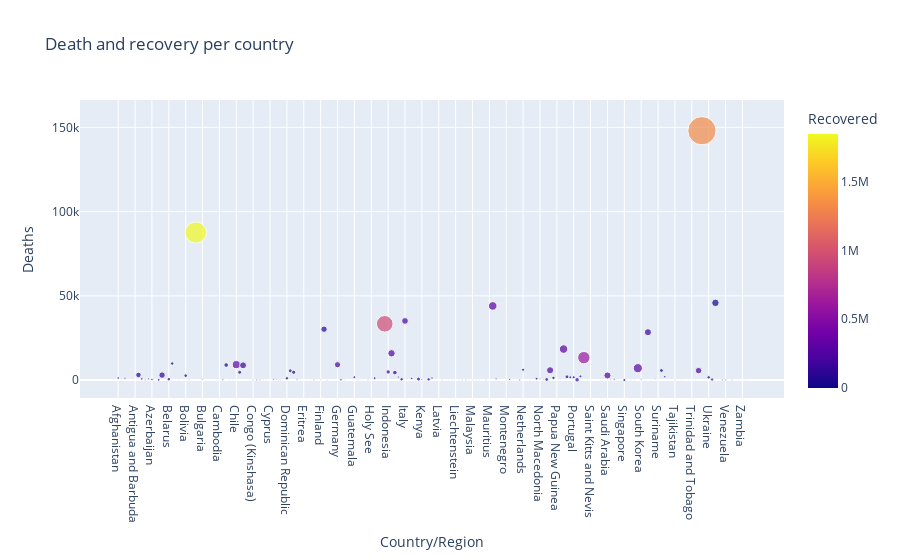

The code cell stored with this chart in its notebook:
### Code cell
fig=px.scatter(df,x='Country/Region',y='Deaths',size='Confirmed',
color='Recovered',hover_name='Country/Region',title='Death and recovery per country')
fig.show()
fig.write_image("scatter_plot.png")
display(Image("scatter_plot.png"))

### Figure 1 — Plotly figure (JSON) as saved in the notebook; plotly's stock layout.template omitted (floating-point values rounded to 4 significant figures; data arrays with more than 128 entries replaced by an {"elided": "..."} marker saying what was removed)
{"data": [{"hovertemplate": "<b>%{hovertext}</b><br><br>Country/Region=%{x}<br>Deaths=%{y}<br>Confirmed=%{marker.size}<br>Recovered=%{marker.color}<extra></extra>", "hovertext": {"elided": "187 str values"}, "legendgroup": "", "marker": {"color": {"elided": "187 int values"}, "coloraxis": "coloraxis", "size": {"elided": "187 int values"}, "sizemode": "area", "sizeref": 10730.0, "symbol": "circle"}, "mode": "markers", "name": "", "orientation": "v", "showlegend": false, "type": "scatter", "x": {"elided": "187 str values"}, "xaxis": "x", "y": {"elided": "187 int values"}, "yaxis": "y"}], "layout": {"coloraxis": {"colorbar": {"title": {"text": "Recovered"}}, "colorscale": [[0, "#0d0887"], [0.1111, "#46039f"], [0.2222, "#7201a8"], [0.3333, "#9c179e"], [0.4444, "#bd3786"], [0.5556, "#d8576b"], [0.6667, "#ed7953"], [0.7778, "#fb9f3a"], [0.8889, "#fdca26"], [1, "#f0f921"]]}, "legend": {"itemsizing": "constant", "tracegroupgap": 0}, "title": {"text": "Death and recovery per country"}, "xaxis": {"anchor": "y", "domain": [0, 1], "title": {"text": "Country/Region"}}, "yaxis": {"anchor": "x", "domain": [0, 1], "title": {"text": "Deaths"}}}}
